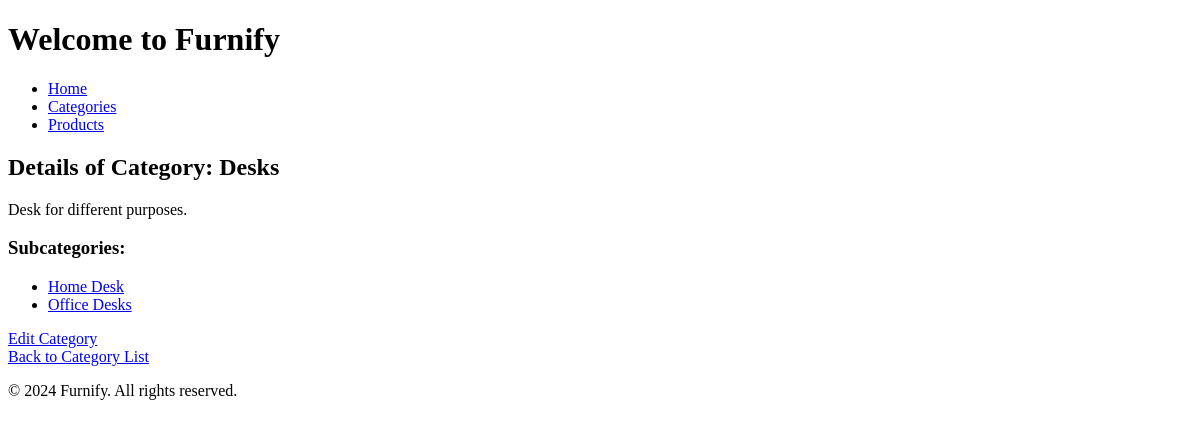
The page /inventory/categories/Desk/ on the database as committed earlier.
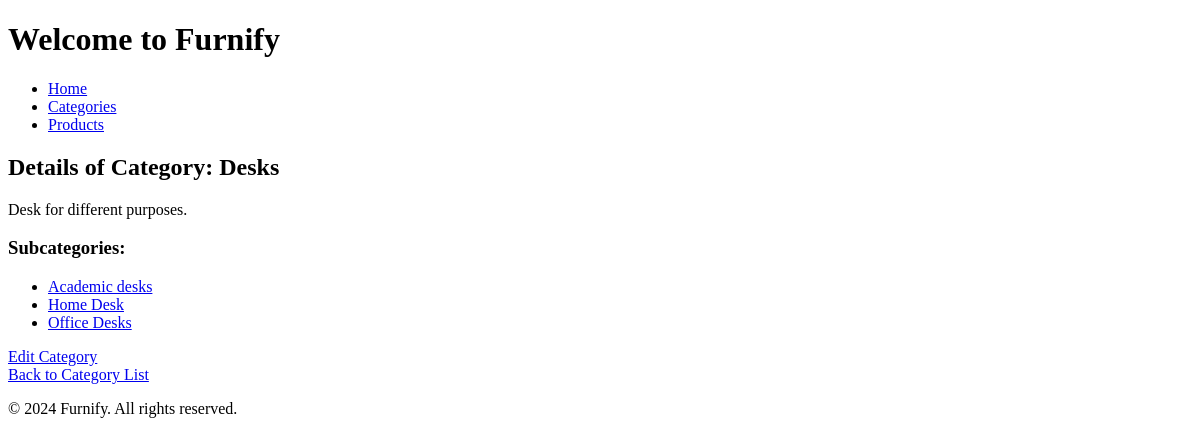
The same page on the database as committed later.
### apps/inventory/models.py (models this page shows, shortened)
class Category(models.Model):
    name: str = models.CharField(
        'name',
        max_length=100,
        unique=True,
        help_text="Name of the category (must be unique)."
    )
    slug: str = models.SlugField(
        'slug',
        max_length=100,
        unique=True,
        blank=True,
        help_text="URL-friendly identifier for SEO (must be unique)."
    )
    description: str = models.TextField(
        'description',
        blank=True, # The field is optional in forms.
        help_text="Detailed description of the category."
    )
    parent: Category | None = models.ForeignKey(
        'self',
        verbose_name='parent category',
        null=True,     # Allows the value in the database to be NULL (for root categories).
        blank=True,    # Allows the field to be empty in forms.
        related_name='children', # Allows accessing subcategories with `category.children.all()`.
        on_delete=models.PROTECT, # NEW CONCEPT: Prevents deletion if it has children.
        help_text="Parent category to which this subcategory belongs."
    )
    created_at: datetime.datetime = models.DateTimeField(auto_now_add=True)
    updated_at: datetime.datetime = models.DateTimeField(auto_now=True)
    class Meta:
        verbose_name = "Category"
        verbose_name_plural = "Categories"
        ordering = ['name']
    def get_absolute_url(self) -> str:
        return reverse('inventory:category_details', kwargs={'slug': self.slug})

### apps/inventory/views.py (the view)
# urls.py: path('categories/<slug:slug>/', views.CategoryDetailView.as_view(), name='category_details'),
class CategoryDetailView(DetailView):
    model = Category
    template_name = 'inventory/category_details.html'
    context_object_name = 'category'

### apps/inventory/templates/inventory/category_details.html (shortened to what this page needs)
{% extends 'base.html' %}
{% block content %}
    <h2>Details of Category: {{ category.name }}</h2>
    {% if category.description %}
        <p>{{ category.description }}</p>
    {% else %}
        <p>No description available for this category.</p>
    {% endif %}
    {% if category.children.all %}
        <h3>Subcategories:</h3>
        <ul>
            {% for child in category.children.all %}
                <li><a href="{{ child.get_absolute_url }}">{{ child.name }}</a></li>
            {% endfor %}
        </ul>
    {% else %}
        <p>No subcategories available for this category.</p>
    {% endif %}
    <a href="{% url 'inventory:category_edit' category.id %}">Edit Category</a>
    <br>
    <a href="{% url 'inventory:category_list' %}">Back to Category List</a>
{% endblock %}

Rows that differ between the two databases and show on the page:
added Category: name "Academic desks"
